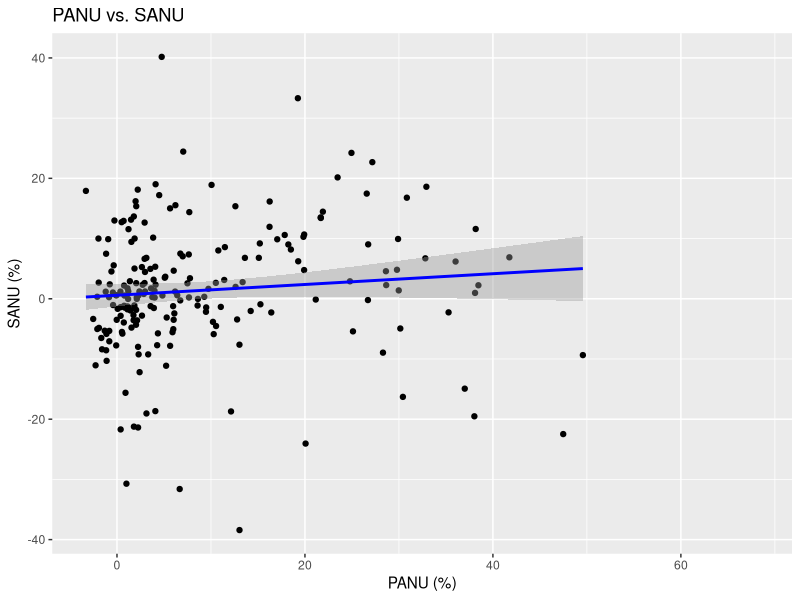
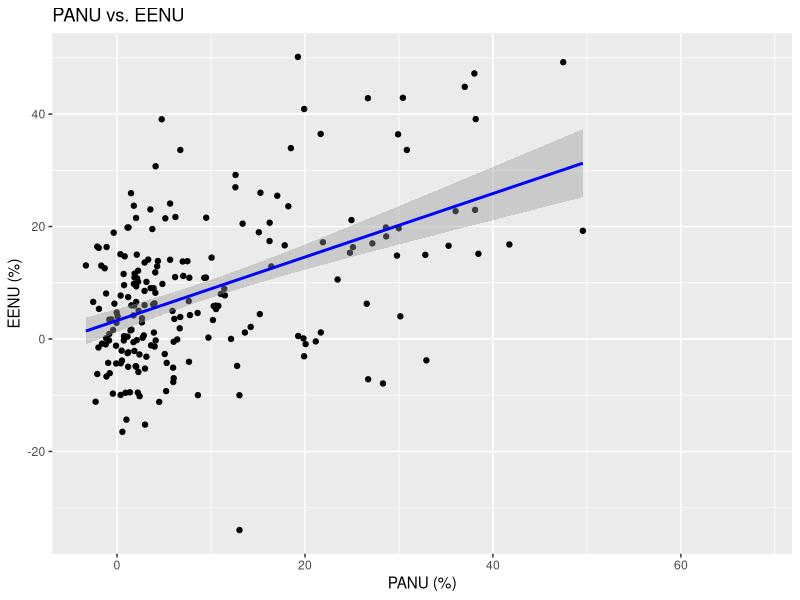
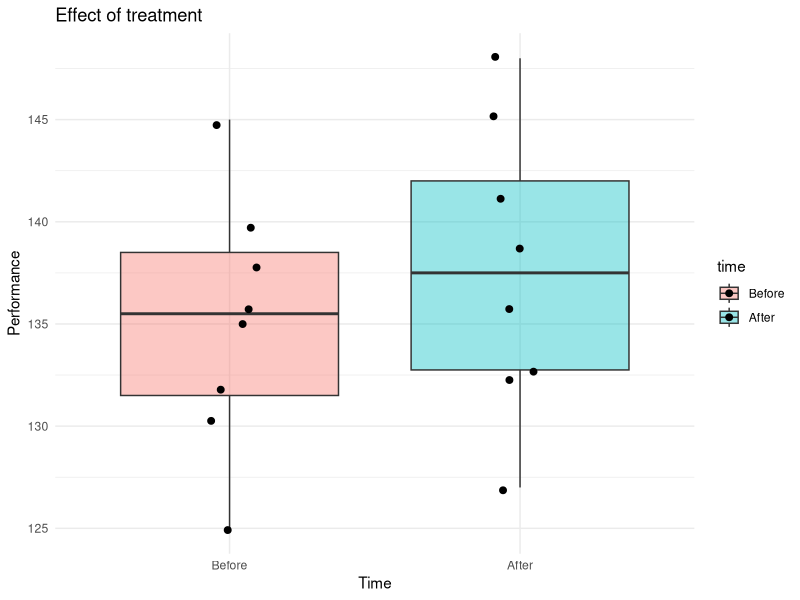
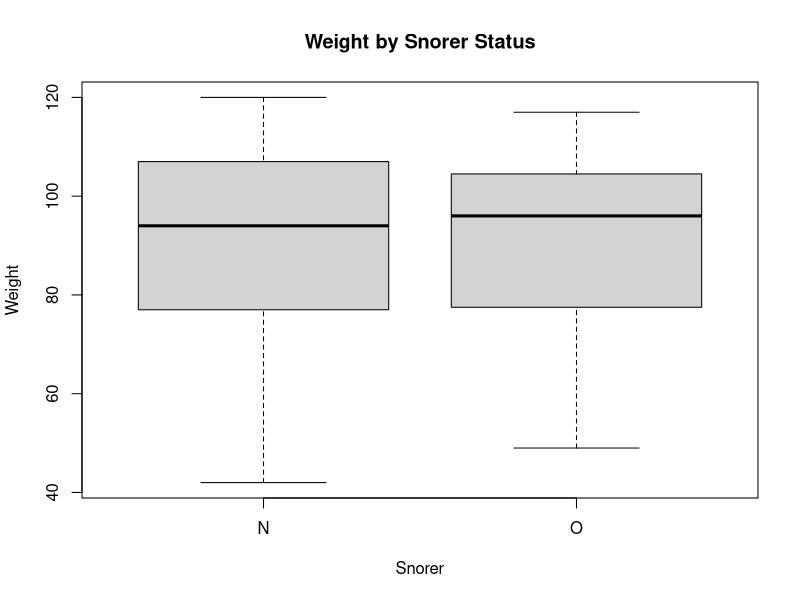
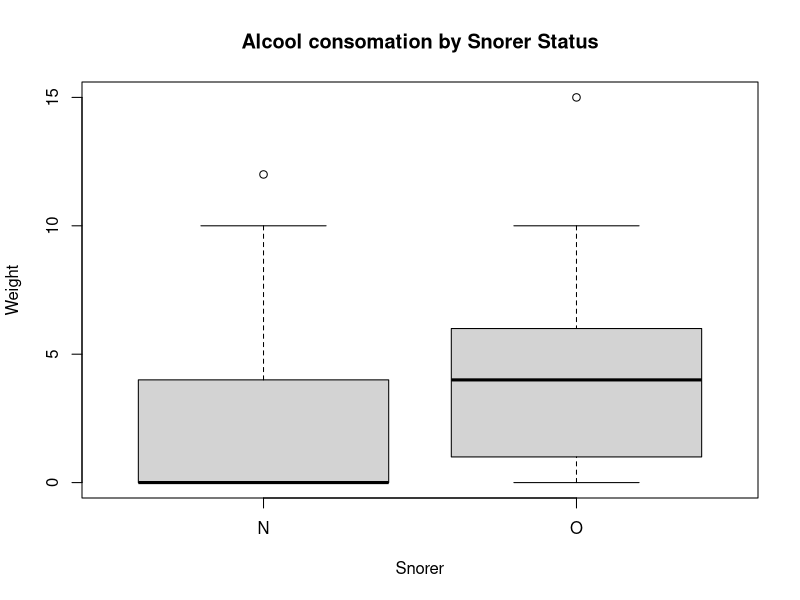
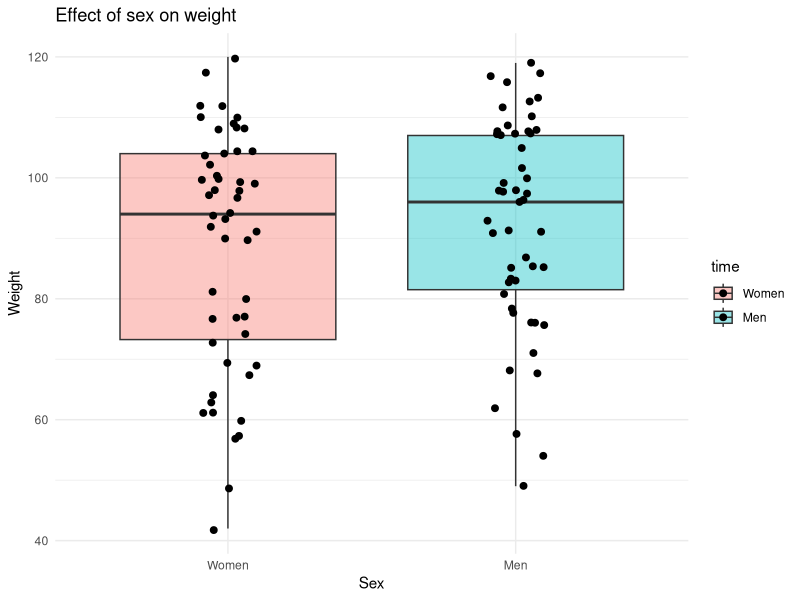
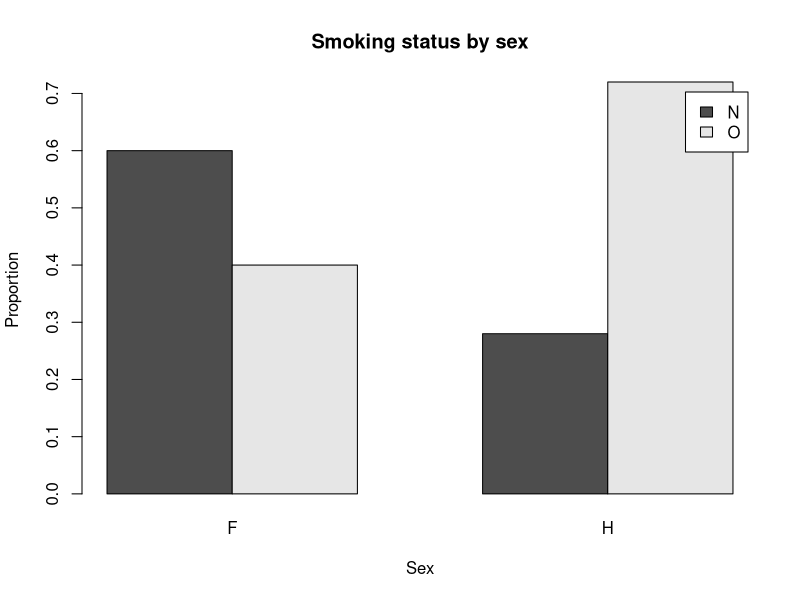

These figures' R source, in order:
## ---- chunk 1
nonuse <- read.csv("data/test_data/NonUse.csv", sep=",", header=TRUE)
head(nonuse)
summary(nonuse)
## ---- chunk 2
cor.test(nonuse$PANU, nonuse$SANU, method = "spearman")
## ---- chunk 3
cor.test(nonuse$PANU, nonuse$EENU, method = "spearman")
## ---- chunk 4
library(ggplot2)
ggplot(nonuse, aes(x=PANU, y=SANU)) +
  geom_point() +
  geom_smooth(method='lm', formula= y~x, color='blue', se=T) +
  # xlim(-10, 60) +
  # ylim(-50, 50) +
  
labs(title="PANU vs. SANU", x="PANU (%)", y="SANU (%)")
## ---- chunk 5

ggplot(nonuse, aes(x=PANU, y=EENU)) +
  geom_point() +
  geom_smooth(method='lm', formula= y~x, color='blue', se=T) +
  # xlim(-10, 60) +
  # ylim(-50, 50) +
  
labs(title="PANU vs. EENU", x="PANU (%)", y="EENU (%)")
## ---- chunk 6
lm_sanu <- lm(SANU ~ PANU, data=nonuse)
summary(lm_sanu)
coef(lm_sanu)
slope_1 <- coef(lm_sanu)[2]
intercept_1 <- coef(lm_sanu)[1] #?
cat("Regression equation: SANU=", slope_1, "PANU +", intercept_1, "\n")
## ---- chunk 7
lm_eenu <- lm(EENU ~ PANU, data=nonuse)
summary(lm_eenu)
coef(lm_eenu)
slope_2 <- coef(lm_eenu)[2]
intercept_2 <- coef(lm_eenu)[1] 
cat("Regression equation: EENU=", slope_2, "PANU +", intercept_2, "\n")
## ---- chunk 8
a <- 1 / slope_1
b <- -intercept_1 / slope_1

cat("Regression equation : PANU =", a, "* SANU +", b, "\n")

# PANU = a*EENU + b
a <- 1 / slope_2
b <- -intercept_2 / slope_2

cat("Regression equation : PANU =", a, "* EENU +", b, "\n")
## ---- chunk 9
prepost <- read.csv("data/test_data/PrePost.csv", sep=",", header=TRUE)
head(prepost)
summary(prepost)
## ---- chunk 10
before = prepost$perf[prepost$time=="Before"]
after = prepost$perf[prepost$time=="After"]

diff <- after - before
shapiro.test(diff)
## ---- chunk 11
resultat <- t.test(before, after, paired = TRUE)

resultat
## ---- chunk 12
df_plot <- data.frame(
  value = c(before, after),
  time  = factor(rep(c("Before", "After"), each = length(before)),
                 levels = c("Before", "After"))
)

library(ggplot2)
ggplot(df_plot, aes(x = time, y = value, fill = time)) +
  geom_boxplot(alpha = 0.4) +
  geom_jitter(width = 0.1, size = 2) +
  labs(title = "Effect of treatment",
       x = "Time", y = "Performance") +
  theme_minimal()
## ---- chunk 13
data_s <- read.table("data/test_data/snore.txt", header = TRUE)
head(data_s)
summary(data_s)
## ---- chunk 14
weight = data_s$weight
shapiro.test(weight)
## ---- chunk 15
boxplot(weight ~ snore, data = data_s,
        main = "Weight by Snorer Status",
        xlab = "Snorer", ylab = "Weight")

wilcox.test(weight ~ snore, data = data_s)
## ---- chunk 16
alcool = data_s$alcool
shapiro.test(alcool)
## ---- chunk 17
boxplot(alcool ~ snore, data = data_s,
        main = "Alcool consomation by Snorer Status",
        xlab = "Snorer", ylab = "Weight")

wilcox.test(alcool ~ snore, data = data_s)
## ---- chunk 18
men = data_s$weight[data_s$sex=="H"]
women = data_s$weight[data_s$sex=="F"]

diff_HF = women - men
shapiro.test(diff_HF)
## ---- chunk 19
resultat <- t.test(women, men, paired = FALSE)
resultat
## ---- chunk 20
w_plot <- data.frame(
  value = c(women, men),
  time  = factor(rep(c("Women", "Men"), each = length(women)),
                 levels = c("Women", "Men"))
)

library(ggplot2)
ggplot(w_plot, aes(x = time, y = value, fill = time)) +
  geom_boxplot(alpha = 0.4) +
  geom_jitter(width = 0.1, size = 2) +
  labs(title = "Effect of sex on weight",
       x = "Sex", y = "Weight") +
  theme_minimal()
## ---- chunk 21
tab <- table(data_s$sex, data_s$tabac)
tab

# Chi-square test
chisq.test(tab)

## ---- chunk 22
prop_tab <- prop.table(tab, margin = 1)  # proportion par ligne
barplot(t(prop_tab), beside = TRUE, legend = TRUE,
        main = "Smoking status by sex",
        xlab = "Sex", ylab = "Proportion")
